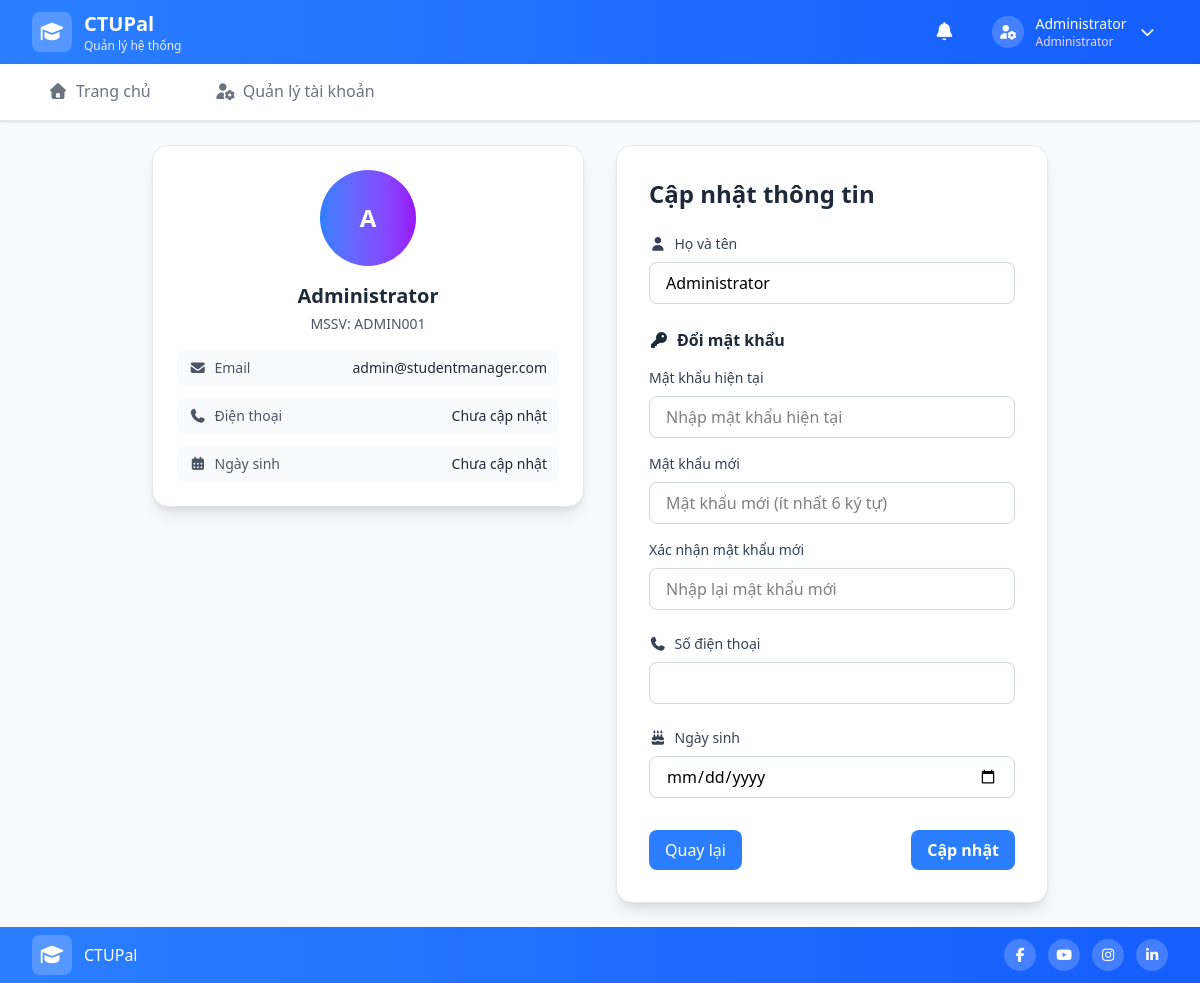
The app's page /profile.php (signed in) with its own data.
### tables this page shows
CREATE TABLE users (
    id INT AUTO_INCREMENT PRIMARY KEY,
    name VARCHAR(255) NOT NULL,
    email VARCHAR(255) UNIQUE NOT NULL,
    mssv VARCHAR(20) UNIQUE NOT NULL,
    phone VARCHAR(10) NULL,
    password VARCHAR(255) NOT NULL,
    birthday DATE NULL,
    role ENUM('user', 'admin') DEFAULT 'user',
    is_active BOOLEAN DEFAULT TRUE,
    gg_cal_id VARCHAR(255) NULL,
    created_at TIMESTAMP DEFAULT CURRENT_TIMESTAMP
);

### config/db.php (called while the page is built, shortened)
<?php
$host = 'localhost';
$dbname = 'student_manager';
$username = 'root';
$password = '';
$charset = 'utf8mb4';
try {
    $dsn = "mysql:host=$host;dbname=$dbname;charset=$charset";
    $pdo = new PDO($dsn, $username, $password);
} catch (Exception $e) {
    error_log("Database connection error: " . $e->getMessage());
    die("Không thể kết nối đến cơ sở dữ liệu. Vui lòng thử lại sau.");
}
function executeQuery($query, $params = [])
{
    global $pdo;
    try {
        $stmt = $pdo->prepare($query);
        $stmt->execute($params);
        return $stmt;
    } catch (PDOException $e) {
        error_log("Query error: " . $e->getMessage());
        throw new Exception("Lỗi truy vấn cơ sở dữ liệu: " . $e->getMessage());
    }
}
function fetchOne($query, $params = [])
{
    $stmt = executeQuery($query, $params);
    return $stmt->fetch();
}

### profile.php (the view, shortened to what this page needs)
<?php
require_once 'config/db.php';
$user_id = $_SESSION['user_id'];
$user = fetchOne("SELECT * FROM users WHERE id = ?", [$user_id]);
include 'includes/header.php';
?>
<div class="max-w-4xl mx-auto">
    <div class="grid grid-cols-1 lg:grid-cols-4 gap-8">
        <div class="lg:col-span-2">
            <div class="bg-white rounded-2xl shadow-lg p-6 border border-gray-200">
                <div class="text-center">
                    <div class="w-24 h-24 bg-gradient-to-r from-blue-500 to-purple-600 rounded-full flex items-center justify-center mx-auto mb-4">
                        <span class="text-2xl font-bold text-white">
                            <?php echo strtoupper(substr($user['name'] ?? 'U', 0, 1)); ?>
                        </span>
                    </div>
                    <h3 class="text-xl font-bold text-gray-800 mb-1"><?php echo htmlspecialchars($user['name'] ?? 'Chưa cập nhật'); ?></h3>
                    <p class="text-gray-600 text-sm mb-4">MSSV: <?php echo htmlspecialchars(strtoupper($user['mssv']) ?? 'N/A'); ?></p>
                    <div class="space-y-3">
                        <div class="flex justify-between items-center py-2 px-3 bg-gray-50 rounded-lg">
                            <span class="text-sm text-gray-600">
                                <i class="fas fa-envelope mr-2"></i>Email
                            </span>
                            <span class="text-sm font-medium text-gray-800">
                                <?php echo htmlspecialchars($user['email']); ?>
                            </span>
                        </div>
                        <div class="flex justify-between items-center py-2 px-3 bg-gray-50 rounded-lg">
                            <span class="text-sm text-gray-600">
                                <i class="fas fa-phone mr-2"></i>Điện thoại
                            </span>
                            <span class="text-sm font-medium text-gray-800">
                                <?php echo $user['phone'] ? htmlspecialchars($user['phone']) : 'Chưa cập nhật'; ?>
                            </span>
                        </div>
                        <div class="flex justify-between items-center py-2 px-3 bg-gray-50 rounded-lg">
                            <span class="text-sm text-gray-600">
                                <i class="fas fa-calendar-alt mr-2"></i>Ngày sinh
                            </span>
                            <span class="text-sm font-medium text-gray-800">
                                <?php echo $user['birthday'] ? date('d/m/Y', strtotime($user['birthday'])) : 'Chưa cập nhật'; ?>
                            </span>
                        </div>
                    </div>
                </div>
            </div>
        </div>
        <div class="lg:col-span-2">
            <div class="bg-white rounded-2xl shadow-lg p-8 border border-gray-200">
                <div class="mb-6">
                    <h2 class="text-2xl font-bold text-gray-800 mb-2 flex items-center">
                        Cập nhật thông tin
                    </h2>
                </div>
                <form method="POST" class="space-y-6" id="profile-form">
                    <div>
                        <label for="name" class="block text-sm font-medium text-gray-700 mb-2">
                            <i class="fas fa-user mr-2"></i>Họ và tên
                        </label>
                        <input type="text" id="name" name="name" value="<?php echo htmlspecialchars($user['name'] ?? ''); ?>"
                            class="w-full px-4 py-2 border border-gray-300 rounded-lg focus:ring-2 focus:ring-blue-500 focus:border-transparent focus:outline-none transition-all duration-200"
                            placeholder="Nhập họ và tên đầy đủ">
                    </div>
                    <div>
                        <h3 class="font-semibold text-gray-800 mb-4 flex items-center">
                            <i class="fas fa-key mr-2"></i>
                            Đổi mật khẩu
                        </h3>
                        <div>
                            <label for="current_password" class="block text-sm font-medium text-gray-700 mb-2">
                                Mật khẩu hiện tại
                            </label>
                            <div class="relative">
                                <input type="password"
                                    id="current_password"
                                    name="current_password"
                                    class="w-full px-4 py-2 border border-gray-300 rounded-lg focus:ring-2 focus:ring-blue-500 focus:border-transparent focus:outline-none transition-all duration-200 pr-12"
                                    placeholder="Nhập mật khẩu hiện tại">
                            </div>
                        </div>
                        <div class="mt-4">
                            <label for="new_password" class="block text-sm font-medium text-gray-700 mb-2">
                                Mật khẩu mới
                            </label>
                            <div class="relative">
                                <input type="password"
                                    id="new_password"
                                    name="new_password"
                                    class="w-full px-4 py-2 border border-gray-300 rounded-lg focus:ring-2 focus:ring-blue-500 focus:border-transparent focus:outline-none transition-all duration-200 pr-12"
                                    placeholder="Mật khẩu mới (ít nhất 6 ký tự)">
                            </div>
                        </div>
                        <div class="mt-4">
                            <label for="confirm_password" class="block text-sm font-medium text-gray-700 mb-2">
                                Xác nhận mật khẩu mới
                            </label>
                            <div class="relative">
                                <input type="password"
                                    id="confirm_password"
                                    name="confirm_password"
                                    class="w-full px-4 py-2 border border-gray-300 rounded-lg focus:ring-2 focus:ring-blue-500 focus:border-transparent focus:outline-none transition-all duration-200 pr-12"
                                    placeholder="Nhập lại mật khẩu mới">
                            </div>
                        </div>
                    </div>
                    <div class="mt-4">
                        <label for="phone" class="block text-sm font-medium text-gray-700 mb-2">
                            <i class="fas fa-phone mr-2"></i>Số điện thoại
                        </label>
                        <input type="tel"
                            id="phone"
                            name="phone"
                            value="<?php echo htmlspecialchars($user['phone'] ?? ''); ?>"
                            class="w-full px-4 py-2 border border-gray-300 rounded-lg focus:ring-2 focus:ring-blue-500 focus:border-transparent focus:outline-none transition-all duration-200">
                    </div>
                    <div>
                        <label for="birthday" class="block text-sm font-medium text-gray-700 mb-2">
                            <i class="fas fa-birthday-cake mr-2"></i>Ngày sinh
                        </label>
                        <input type="date"
                            id="birthday"
                            name="birthday"
                            value="<?php echo $user['birthday'] ?? ''; ?>"
                            max="<?php echo date('Y-m-d'); ?>"
                            class="w-full px-4 py-2 border border-gray-300 rounded-lg focus:ring-2 focus:ring-blue-500 focus:border-transparent focus:outline-none transition-all duration-200">
                    </div>
                    <div class="flex items-center justify-between pt-2">
                        <a href="index.php" class="bg-blue-500 py-2 px-4 rounded-lg text-white hover:bg-blue-700 transition-all duration-200 transform hover:scale-[1.02] flex items-center space-x-2">
                            Quay lại
                        </a>
                        <button type="submit"
                            class="bg-blue-500 text-white py-2 px-4 rounded-lg font-semibold hover:bg-blue-700 transition-all duration-200 transform hover:scale-[1.02] flex items-center space-x-2 cursor-pointer">
                            Cập nhật
                        </button>
                    </div>
                </form>
            </div>
        </div>
    </div>
</div>
<?php
include 'includes/footer.php';
?>

### records on screen
users: name "A", name "Administrator", mssv "ADMIN001", email "admin@studentmanager.com"

### other values on screen
$logo_text "CTUPal"
$logo_subtext "Quản lý hệ thống"
$display_name "Administrator"
$role_text "Administrator"
$item['text'] "Trang chủ"
$item['text'] "Quản lý tài khoản"
